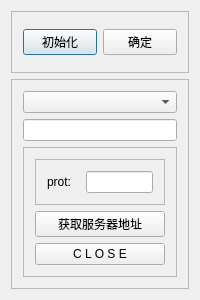
<?xml version="1.0" encoding="UTF-8"?>
<ui version="4.0">
 <class>ipv6QtClass</class>
 <widget class="QDialog" name="ipv6QtClass">
  <property name="geometry">
   <rect>
    <x>0</x>
    <y>0</y>
    <width>200</width>
    <height>300</height>
   </rect>
  </property>
  <property name="minimumSize">
   <size>
    <width>200</width>
    <height>300</height>
   </size>
  </property>
  <property name="maximumSize">
   <size>
    <width>200</width>
    <height>300</height>
   </size>
  </property>
  <property name="windowTitle">
   <string>ipv6Qt</string>
  </property>
  <property name="windowIcon">
   <iconset resource="ipv6qt.qrc">
    <normaloff>:/icons/icons/icon.png</normaloff>:/icons/icons/icon.png</iconset>
  </property>
  <layout class="QVBoxLayout" name="verticalLayout_2" stretch="1,2">
   <item>
    <widget class="QFrame" name="frame">
     <property name="frameShape">
      <enum>QFrame::StyledPanel</enum>
     </property>
     <property name="frameShadow">
      <enum>QFrame::Raised</enum>
     </property>
     <layout class="QHBoxLayout" name="horizontalLayout" stretch="1,2">
      <item>
       <widget class="QPushButton" name="bt_init">
        <property name="text">
         <string>初始化</string>
        </property>
        <property name="icon">
         <iconset resource="ipv6qt.qrc">
          <normaloff>:/icons/icons/icon.png</normaloff>:/icons/icons/icon.png</iconset>
        </property>
        <property name="iconSize">
         <size>
          <width>32</width>
          <height>32</height>
         </size>
        </property>
       </widget>
      </item>
      <item>
       <widget class="QPushButton" name="bt_chooseNet">
        <property name="text">
         <string>确定</string>
        </property>
        <property name="icon">
         <iconset resource="ipv6qt.qrc">
          <normaloff>:/icons/icons/xx.jpg</normaloff>:/icons/icons/xx.jpg</iconset>
        </property>
        <property name="iconSize">
         <size>
          <width>32</width>
          <height>32</height>
         </size>
        </property>
       </widget>
      </item>
     </layout>
    </widget>
   </item>
   <item>
    <widget class="QFrame" name="frame_2">
     <property name="frameShape">
      <enum>QFrame::StyledPanel</enum>
     </property>
     <property name="frameShadow">
      <enum>QFrame::Raised</enum>
     </property>
     <layout class="QVBoxLayout" name="verticalLayout">
      <item>
       <widget class="QComboBox" name="comboBox"/>
      </item>
      <item>
       <widget class="QLineEdit" name="lineEdit">
        <property name="readOnly">
         <bool>true</bool>
        </property>
       </widget>
      </item>
      <item>
       <widget class="QFrame" name="frame_3">
        <property name="frameShape">
         <enum>QFrame::StyledPanel</enum>
        </property>
        <property name="frameShadow">
         <enum>QFrame::Raised</enum>
        </property>
        <layout class="QVBoxLayout" name="verticalLayout_3">
         <item>
          <widget class="QFrame" name="frame_4">
           <property name="frameShape">
            <enum>QFrame::StyledPanel</enum>
           </property>
           <property name="frameShadow">
            <enum>QFrame::Raised</enum>
           </property>
           <layout class="QHBoxLayout" name="horizontalLayout_2" stretch="1,2">
            <item>
             <widget class="QLabel" name="label">
              <property name="text">
               <string>prot:</string>
              </property>
             </widget>
            </item>
            <item>
             <widget class="QLineEdit" name="lineEdit_port"/>
            </item>
           </layout>
          </widget>
         </item>
         <item>
          <widget class="QPushButton" name="bt_getip">
           <property name="text">
            <string>获取服务器地址</string>
           </property>
           <property name="icon">
            <iconset resource="ipv6qt.qrc">
             <normaloff>:/icons/icons/icon.png</normaloff>:/icons/icons/icon.png</iconset>
           </property>
          </widget>
         </item>
         <item>
          <widget class="QPushButton" name="bt_close">
           <property name="text">
            <string>C L O S E</string>
           </property>
           <property name="icon">
            <iconset resource="ipv6qt.qrc">
             <normaloff>:/icons/icons/xx.jpg</normaloff>:/icons/icons/xx.jpg</iconset>
           </property>
          </widget>
         </item>
        </layout>
       </widget>
      </item>
     </layout>
    </widget>
   </item>
  </layout>
 </widget>
 <layoutdefault spacing="6" margin="11"/>
 <resources>
  <include location="ipv6qt.qrc"/>
 </resources>
 <connections>
  <connection>
   <sender>bt_close</sender>
   <signal>clicked()</signal>
   <receiver>ipv6QtClass</receiver>
   <slot>close()</slot>
   <hints>
    <hint type="sourcelabel">
     <x>99</x>
     <y>245</y>
    </hint>
    <hint type="destinationlabel">
     <x>99</x>
     <y>149</y>
    </hint>
   </hints>
  </connection>
 </connections>
</ui>
